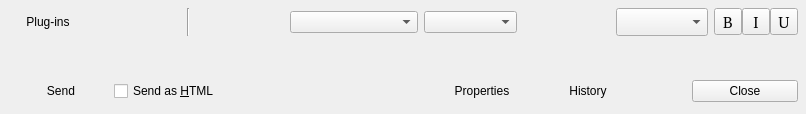
<ui version="4.0" >
 <author></author>
 <comment></comment>
 <exportmacro></exportmacro>
 <class>RzxChatUI</class>
 <widget class="QWidget" name="RzxChatUI" >
  <property name="geometry" >
   <rect>
    <x>0</x>
    <y>0</y>
    <width>806</width>
    <height>114</height>
   </rect>
  </property>
  <property name="sizePolicy" >
   <sizepolicy>
    <hsizetype>3</hsizetype>
    <vsizetype>5</vsizetype>
    <horstretch>0</horstretch>
    <verstretch>0</verstretch>
   </sizepolicy>
  </property>
  <property name="windowTitle" >
   <string>Chat [Qt]</string>
  </property>
  <layout class="QGridLayout" >
   <property name="margin" >
    <number>8</number>
   </property>
   <property name="spacing" >
    <number>6</number>
   </property>
   <item row="1" column="0" >
    <widget class="RzxTextEdit" name="edMsg" >
     <property name="sizePolicy" >
      <sizepolicy>
       <hsizetype>7</hsizetype>
       <vsizetype>7</vsizetype>
       <horstretch>0</horstretch>
       <verstretch>0</verstretch>
      </sizepolicy>
     </property>
     <property name="minimumSize" >
      <size>
       <width>0</width>
       <height>25</height>
      </size>
     </property>
     <property name="maximumSize" >
      <size>
       <width>32767</width>
       <height>32767</height>
      </size>
     </property>
     <property name="focusPolicy" >
      <enum>Qt::StrongFocus</enum>
     </property>
     <property name="whatsThis" >
      <string>&lt;h3>Input&lt;/h3>&lt;p>This is the place where you can type your messages.&lt;/p>&lt;p>&lt;b>Shortcuts :&lt;/b>&lt;br>&lt;b>Enter : &lt;/b>Send your message&lt;br>&lt;b>Ctrl+[UP|DOWN] : &lt;/b>Navigate through the messages you have already typed&lt;br>&lt;b>Ctrl+Enter : &lt;/b> Add a line-break&lt;/p></string>
     </property>
    </widget>
   </item>
   <item row="2" column="0" >
    <layout class="QHBoxLayout" >
     <property name="margin" >
      <number>0</number>
     </property>
     <property name="spacing" >
      <number>0</number>
     </property>
     <item>
      <widget class="QPushButton" name="btnSend" >
       <property name="sizePolicy" >
        <sizepolicy>
         <hsizetype>5</hsizetype>
         <vsizetype>0</vsizetype>
         <horstretch>0</horstretch>
         <verstretch>0</verstretch>
        </sizepolicy>
       </property>
       <property name="whatsThis" >
        <string>&lt;h3>Send&lt;/h3>&lt;p>Send the message you have typed...&lt;br>It's a lot easier to use &lt;b>Enter&lt;/b>&lt;/p></string>
       </property>
       <property name="text" >
        <string>Send</string>
       </property>
       <property name="shortcut" >
        <string/>
       </property>
       <property name="flat" >
        <bool>true</bool>
       </property>
      </widget>
     </item>
     <item>
      <widget class="QCheckBox" name="cbSendHTML" >
       <property name="whatsThis" >
        <string>&lt;h3>Send as HTML&lt;/h3>&lt;p>When this case is checked, you can format your text&lt;/p>&lt;p>&lt;b>Warning : &lt;/b>some clients don't support HTML...&lt;/p></string>
       </property>
       <property name="text" >
        <string>Send as &amp;HTML</string>
       </property>
       <property name="shortcut" >
        <string>⌥H</string>
       </property>
      </widget>
     </item>
     <item>
      <spacer>
       <property name="orientation" >
        <enum>Qt::Horizontal</enum>
       </property>
       <property name="sizeType" >
        <enum>QSizePolicy::Minimum</enum>
       </property>
       <property name="sizeHint" >
        <size>
         <width>52</width>
         <height>30</height>
        </size>
       </property>
      </spacer>
     </item>
     <item>
      <widget class="QPushButton" name="btnSound" >
       <property name="whatsThis" >
        <string>&lt;h3>Sound&lt;/h3>&lt;p>Enables/disables the sound which is played when a new message arrives&lt;/p></string>
       </property>
       <property name="text" >
        <string/>
       </property>
       <property name="checkable" >
        <bool>true</bool>
       </property>
       <property name="flat" >
        <bool>true</bool>
       </property>
      </widget>
     </item>
     <item>
      <spacer>
       <property name="orientation" >
        <enum>Qt::Horizontal</enum>
       </property>
       <property name="sizeType" >
        <enum>QSizePolicy::Minimum</enum>
       </property>
       <property name="sizeHint" >
        <size>
         <width>52</width>
         <height>30</height>
        </size>
       </property>
      </spacer>
     </item>
     <item>
      <widget class="QPushButton" name="btnProperties" >
       <property name="sizePolicy" >
        <sizepolicy>
         <hsizetype>5</hsizetype>
         <vsizetype>0</vsizetype>
         <horstretch>0</horstretch>
         <verstretch>0</verstretch>
        </sizepolicy>
       </property>
       <property name="whatsThis" >
        <string>&lt;h3>Properties&lt;/h3>&lt;p>Ask for the properties of the person you are talking to.&lt;/p></string>
       </property>
       <property name="text" >
        <string>Properties</string>
       </property>
       <property name="checkable" >
        <bool>true</bool>
       </property>
       <property name="flat" >
        <bool>true</bool>
       </property>
      </widget>
     </item>
     <item>
      <widget class="QPushButton" name="btnHistorique" >
       <property name="sizePolicy" >
        <sizepolicy>
         <hsizetype>5</hsizetype>
         <vsizetype>0</vsizetype>
         <horstretch>0</horstretch>
         <verstretch>0</verstretch>
        </sizepolicy>
       </property>
       <property name="whatsThis" >
        <string>&lt;h3>History&lt;/h3>&lt;p>If you want to read all your old chats with this person&lt;/p></string>
       </property>
       <property name="text" >
        <string>History</string>
       </property>
       <property name="checkable" >
        <bool>true</bool>
       </property>
       <property name="flat" >
        <bool>true</bool>
       </property>
      </widget>
     </item>
     <item>
      <spacer>
       <property name="orientation" >
        <enum>Qt::Horizontal</enum>
       </property>
       <property name="sizeType" >
        <enum>QSizePolicy::Minimum</enum>
       </property>
       <property name="sizeHint" >
        <size>
         <width>51</width>
         <height>20</height>
        </size>
       </property>
      </spacer>
     </item>
     <item>
      <widget class="QPushButton" name="btnClose" >
       <property name="whatsThis" >
        <string>&lt;h3>Close&lt;/h3>&lt;p>Ends the chat et close the window&lt;/p></string>
       </property>
       <property name="text" >
        <string>Close</string>
       </property>
      </widget>
     </item>
    </layout>
   </item>
   <item row="0" column="0" >
    <layout class="QHBoxLayout" >
     <property name="margin" >
      <number>0</number>
     </property>
     <property name="spacing" >
      <number>6</number>
     </property>
     <item>
      <widget class="QPushButton" name="btnPlugins" >
       <property name="sizePolicy" >
        <sizepolicy>
         <hsizetype>5</hsizetype>
         <vsizetype>0</vsizetype>
         <horstretch>0</horstretch>
         <verstretch>0</verstretch>
        </sizepolicy>
       </property>
       <property name="whatsThis" >
        <string>&lt;h3>Plug-ins&lt;/h3>
&lt;p>Shows a menu which helps you to use the extra-features provided by qRezix's plug-ins&lt;/p></string>
       </property>
       <property name="text" >
        <string>Plug-ins</string>
       </property>
       <property name="checkable" >
        <bool>true</bool>
       </property>
       <property name="flat" >
        <bool>true</bool>
       </property>
      </widget>
     </item>
     <item>
      <spacer>
       <property name="orientation" >
        <enum>Qt::Horizontal</enum>
       </property>
       <property name="sizeType" >
        <enum>QSizePolicy::Expanding</enum>
       </property>
       <property name="sizeHint" >
        <size>
         <width>81</width>
         <height>21</height>
        </size>
       </property>
      </spacer>
     </item>
     <item>
      <widget class="Line" name="line2_2" >
       <property name="frameShape" >
        <enum>QFrame::VLine</enum>
       </property>
       <property name="frameShadow" >
        <enum>QFrame::Sunken</enum>
       </property>
       <property name="orientation" >
        <enum>Qt::Vertical</enum>
       </property>
      </widget>
     </item>
     <item>
      <spacer>
       <property name="orientation" >
        <enum>Qt::Horizontal</enum>
       </property>
       <property name="sizeType" >
        <enum>QSizePolicy::Expanding</enum>
       </property>
       <property name="sizeHint" >
        <size>
         <width>60</width>
         <height>21</height>
        </size>
       </property>
      </spacer>
     </item>
     <item>
      <widget class="QComboBox" name="cbFontSelect" >
       <property name="sizePolicy" >
        <sizepolicy>
         <hsizetype>7</hsizetype>
         <vsizetype>0</vsizetype>
         <horstretch>0</horstretch>
         <verstretch>0</verstretch>
        </sizepolicy>
       </property>
       <property name="minimumSize" >
        <size>
         <width>128</width>
         <height>0</height>
        </size>
       </property>
       <property name="whatsThis" >
        <string>&lt;h3>Font&lt;/h3>&lt;p>When you decided to send your messages as HTML, you can choose here the font to use&lt;/p></string>
       </property>
      </widget>
     </item>
     <item>
      <widget class="QComboBox" name="cbColorSelect" >
       <property name="sizePolicy" >
        <sizepolicy>
         <hsizetype>7</hsizetype>
         <vsizetype>0</vsizetype>
         <horstretch>0</horstretch>
         <verstretch>0</verstretch>
        </sizepolicy>
       </property>
       <property name="whatsThis" >
        <string>&lt;h3>Color&lt;/h3>&lt;p>When you decided to send your messages as HTML, you can choose here the color to use&lt;/p></string>
       </property>
      </widget>
     </item>
     <item>
      <spacer>
       <property name="orientation" >
        <enum>Qt::Horizontal</enum>
       </property>
       <property name="sizeType" >
        <enum>QSizePolicy::Expanding</enum>
       </property>
       <property name="sizeHint" >
        <size>
         <width>81</width>
         <height>20</height>
        </size>
       </property>
      </spacer>
     </item>
     <item>
      <widget class="QComboBox" name="cbSize" >
       <property name="sizePolicy" >
        <sizepolicy>
         <hsizetype>0</hsizetype>
         <vsizetype>7</vsizetype>
         <horstretch>0</horstretch>
         <verstretch>0</verstretch>
        </sizepolicy>
       </property>
       <property name="minimumSize" >
        <size>
         <width>92</width>
         <height>0</height>
        </size>
       </property>
       <property name="maximumSize" >
        <size>
         <width>92</width>
         <height>32767</height>
        </size>
       </property>
       <property name="whatsThis" >
        <string>&lt;h3>Size&lt;/h3>&lt;p>When you decided to send your messages as HTML, you can choose here the size of the text &lt;/p></string>
       </property>
      </widget>
     </item>
     <item>
      <layout class="QHBoxLayout" >
       <property name="margin" >
        <number>0</number>
       </property>
       <property name="spacing" >
        <number>0</number>
       </property>
       <item>
        <widget class="QToolButton" name="btnBold" >
         <property name="minimumSize" >
          <size>
           <width>28</width>
           <height>0</height>
          </size>
         </property>
         <property name="font" >
          <font>
           <family></family>
           <pointsize>12</pointsize>
           <weight>50</weight>
           <italic>false</italic>
           <bold>false</bold>
           <underline>false</underline>
           <strikeout>false</strikeout>
          </font>
         </property>
         <property name="whatsThis" >
          <string>&lt;h3>Bold&lt;/h3>&lt;p>When you decided to send your messages as HTML, this button can enable/disable the bold style for the text&lt;/p></string>
         </property>
         <property name="text" >
          <string>B</string>
         </property>
         <property name="shortcut" >
          <string>⌘B</string>
         </property>
         <property name="checkable" >
          <bool>true</bool>
         </property>
         <property name="autoRaise" >
          <bool>false</bool>
         </property>
        </widget>
       </item>
       <item>
        <widget class="QToolButton" name="btnItalic" >
         <property name="minimumSize" >
          <size>
           <width>28</width>
           <height>0</height>
          </size>
         </property>
         <property name="font" >
          <font>
           <family></family>
           <pointsize>12</pointsize>
           <weight>50</weight>
           <italic>false</italic>
           <bold>false</bold>
           <underline>false</underline>
           <strikeout>false</strikeout>
          </font>
         </property>
         <property name="whatsThis" >
          <string>&lt;h3>Italic&lt;/h3>&lt;p>When you decided to send your messages as HTML, this button can enable/disable the italic style for the text&lt;/p></string>
         </property>
         <property name="text" >
          <string>I</string>
         </property>
         <property name="shortcut" >
          <string>⌘I</string>
         </property>
         <property name="checkable" >
          <bool>true</bool>
         </property>
         <property name="autoRaise" >
          <bool>false</bool>
         </property>
        </widget>
       </item>
       <item>
        <widget class="QToolButton" name="btnUnderline" >
         <property name="minimumSize" >
          <size>
           <width>28</width>
           <height>0</height>
          </size>
         </property>
         <property name="font" >
          <font>
           <family></family>
           <pointsize>12</pointsize>
           <weight>50</weight>
           <italic>false</italic>
           <bold>false</bold>
           <underline>false</underline>
           <strikeout>false</strikeout>
          </font>
         </property>
         <property name="whatsThis" >
          <string>&lt;h3>Underlined&lt;/h3>&lt;p>When you decided to send your messages as HTML, this button can enable/disable the underlined style for the text&lt;/p></string>
         </property>
         <property name="text" >
          <string>U</string>
         </property>
         <property name="shortcut" >
          <string>⌘U</string>
         </property>
         <property name="checkable" >
          <bool>true</bool>
         </property>
         <property name="autoRaise" >
          <bool>false</bool>
         </property>
        </widget>
       </item>
      </layout>
     </item>
    </layout>
   </item>
  </layout>
 </widget>
 <layoutdefault spacing="3" margin="2" />
 <pixmapfunction></pixmapfunction>
 <customwidgets>
  <customwidget>
   <class>RzxTextEdit</class>
   <extends></extends>
   <header>rzxchat.h</header>
   <container>0</container>
   <pixmap></pixmap>
  </customwidget>
 </customwidgets>
 <tabstops>
  <tabstop>edMsg</tabstop>
  <tabstop>btnSend</tabstop>
  <tabstop>cbSendHTML</tabstop>
  <tabstop>cbFontSelect</tabstop>
  <tabstop>cbColorSelect</tabstop>
  <tabstop>cbSize</tabstop>
  <tabstop>btnBold</tabstop>
  <tabstop>btnItalic</tabstop>
  <tabstop>btnUnderline</tabstop>
  <tabstop>btnProperties</tabstop>
  <tabstop>btnHistorique</tabstop>
  <tabstop>btnSound</tabstop>
  <tabstop>btnClose</tabstop>
  <tabstop>btnPlugins</tabstop>
 </tabstops>
 <resources/>
 <connections/>
</ui>
